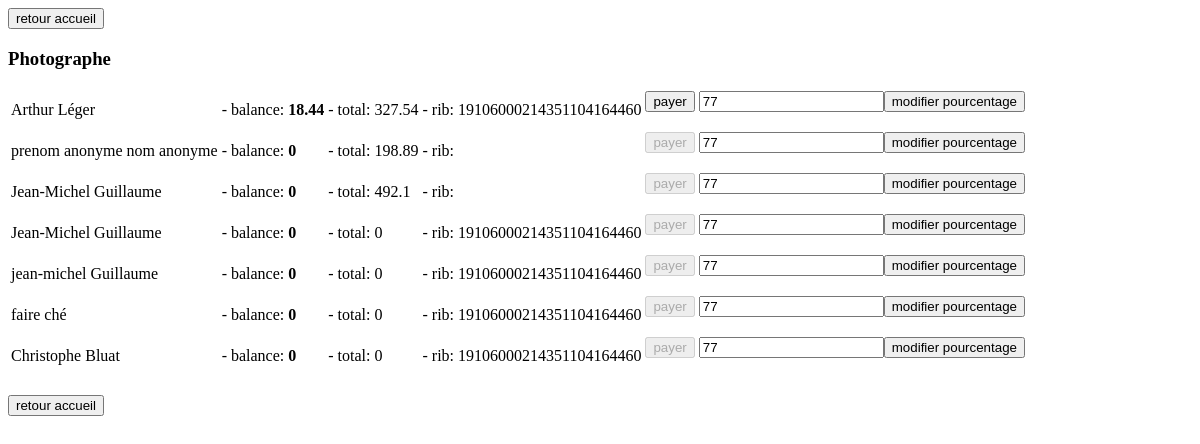
Before: /administration/photographe.php with the older database file.
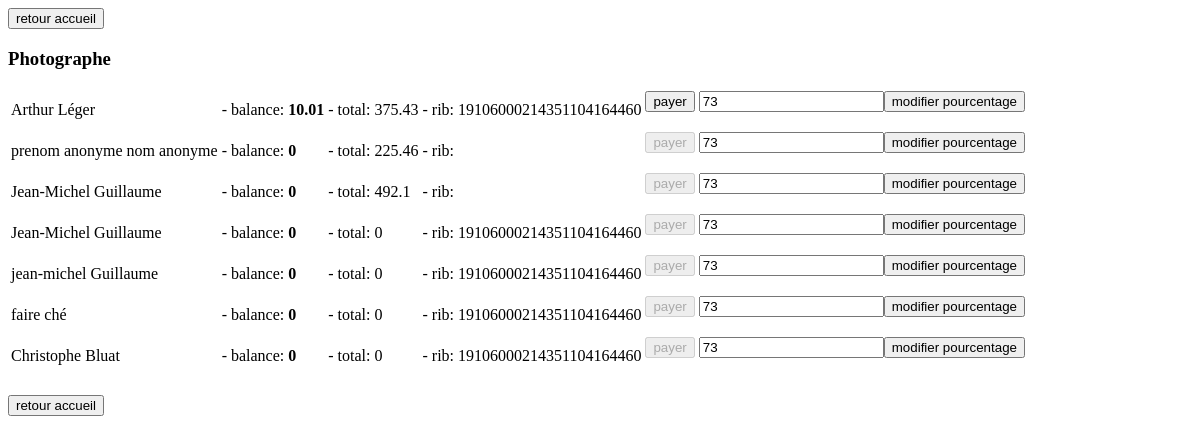
After: the same page with the newer database file.
### tables this page shows
CREATE TABLE IF NOT EXISTS `Photographe` (
  `photographeID` mediumint(8) unsigned NOT NULL auto_increment,
  `nomEntreprise` varchar(50) NOT NULL default '',
  `siren` varchar(50) NOT NULL default '',
  `telephone` varchar(20) NOT NULL default '',
  `siteWeb` varchar(50) NOT NULL default '',
  `home` varchar(100) NOT NULL default '',
  `pourcentage` tinyint(3) unsigned NOT NULL default '73',
  `rib_b` varchar(10) NOT NULL default '',
  `rib_g` varchar(10) NOT NULL default '',
  `rib_c` varchar(20) NOT NULL default '',
  `rib_k` varchar(5) NOT NULL default '',
  `bic` varchar(20) NOT NULL default '',
  `iban` varchar(30) NOT NULL default '',
  `id_utilisateur` mediumint(8) unsigned NOT NULL,
  PRIMARY KEY  (`photographeID`),
  KEY `fk_photographe_user` (`id_utilisateur`)
);

CREATE TABLE IF NOT EXISTS `Adresse` (
  `adresseID` mediumint(8) unsigned NOT NULL auto_increment,
  `nom` varchar(30) NOT NULL default '',
  `prenom` varchar(30) NOT NULL default '',
  `nomRue` varchar(50) NOT NULL default '',
  `complement` varchar(50) NOT NULL default '',
  `ville` varchar(50) NOT NULL default '',
  `codePostal` varchar(5) NOT NULL default '',
  `id_utilisateur` mediumint(8) unsigned NOT NULL,
  PRIMARY KEY  (`adresseID`),
  KEY `fk_adresse_utilisateur` (`id_utilisateur`)
);

### classes/modele/modele_dao/UtilisateurDAO.class.php (called while the page is built, shortened)
<?php
$dir_utilisateurdao_class_php = dirname(__FILE__);
include_once $dir_utilisateurdao_class_php . "/daophp5/DAO.class.php";
class UtilisateurDAO extends DAO{
	public function __construct() {
		$dsn = DBTYPE."://".DBUSER.":".DBPWD."@".DBHOST."/".DBPHOTOMENTIEL;
	}
	public function buildUtilisateurFromRow($row, $prefix = '', $pa = ''){
		$dir_utilisateurdao_class_php = dirname(__FILE__);
		include_once $dir_utilisateurdao_class_php . "/AdresseDAO.class.php";
		include_once $dir_utilisateurdao_class_php . "/../Adresse.class.php";
		$adao = new AdresseDAO();
		$adresse = $adao->buildAdresseFromRow($row, $pa);
		$id = $row->offsetGet($prefix . "utilisateurID");
		$email = htmlspecialchars($row->offsetGet($prefix . "email"));
		$dateInscription = htmlspecialchars($row->offsetGet($prefix . "dateInscription"));
		$mdp = htmlspecialchars($row->offsetGet($prefix . "mdp"));
		$actif = htmlspecialchars($row->offsetGet($prefix . "actif"));
		$pid = $row->offsetGet($prefix . "photographeID");
		$result = NULL;
		if(isset($pid)){
			$dirname = dirname(__FILE__);
			include_once $dirname . "/../Photographe.class.php";
			$result = new Photographe();
			$siren = htmlspecialchars($row->offsetGet($prefix . "siren"));
			$sw = htmlspecialchars($row->offsetGet($prefix . "siteWeb"));
			$tel = htmlspecialchars($row->offsetGet($prefix . "telephone"));
			$ne = htmlspecialchars($row->offsetGet($prefix . "nomEntreprise"));
			$home = htmlspecialchars($row->offsetGet($prefix . "home"));
			$rib_b = htmlspecialchars($row->offsetGet($prefix . "rib_b"));
			$rib_g = htmlspecialchars($row->offsetGet($prefix . "rib_g"));
			$rib_c = htmlspecialchars($row->offsetGet($prefix . "rib_c"));
			$rib_k = htmlspecialchars($row->offsetGet($prefix . "rib_k"));
			$bic = htmlspecialchars($row->offsetGet($prefix . "bic"));
			$iban = htmlspecialchars($row->offsetGet($prefix . "iban"));
			$pourcentage = $row->offsetGet($prefix . "pourcentage");
			$result->setHome($home);
			$result->setPhotographeID($pid);
			$result->setNomEntreprise($ne);
			$result->setTelephone($tel);
			$result->setSiteWeb($sw);
			$result->setSiren($siren);
			$result->setRIB_b($rib_b);
			$result->setRIB_g($rib_g);
			$result->setRIB_c($rib_c);
			$result->setRIB_k($rib_k);
			$result->setBIC($bic);
			$result->setIBAN($iban);
			$result->setPourcentage($pourcentage);
		}else{
			$result = new Utilisateur();
		}
		$result->setActif($actif);
		$result->setMDP($mdp);
		$result->setDateInscription($dateInscription);
		$result->setEmail($email);
		$result->setUtilisateurID($id);
		$result->setAdresse($adresse);
		return $result;
	}
}
?>

### classes/modele/modele_dao/daophp5/ConnectionCache.class.php (called while the page is built, shortened)
<?php
 class ConnectionCache {
	private $cache;
	private static $instance = null;
	private function __construct() {
		$this->cache = new ArrayObject();
	}
	public static function getInstance() {
		if(self::$instance == null) {
			self::$instance = new connectionCache();
		}
		return self::$instance;
	}
	public function setEntry($key, $conn) {
		$this->cache->offsetSet(md5($key), $conn);
	}
	public function isEntry($key) {
		$i = $this->cache->getIterator();
		return false;
	}
}
?>

### classes/modele/modele_dao/daophp5/ConnectionFactory.class.php (called while the page is built, shortened)
<?php
require_once("ConnectionCache.class.php");
class ConnectionFactory {
	public static function makeConnection($connStr) {
		$cache = connectionCache::getInstance();
		if($cache->isEntry($connStr)) {
			return $cache->getEntry($connStr);
		} else {
			$pattern = "/^([a-zA-Z]+):\/\/([a-zA-Z0-9]+):([a-zA-Z0-9_-]+)@([-.a-zA-Z0-9]+|[0-9]{1,3}\.[0-9]{1,3}\.[0-9]{1,3}\.[0-9]{1,3})\/([a-zA-Z0-9_]+)$/";
			if(!preg_match($pattern, $connStr, $matches)) {
				throw new ConnFactoryException('Connection string: '.$connStr.' not in correct format (dbtype://user:pass@host/dbname))');
			}
			list($match, $dbtype, $user, $pass, $host, $db) = $matches;
			switch(strtolower($dbtype)) {
				case "mysql":
					require_once("DataAccessMysql.class.php");
					$da = new DataAccessMysql($host, $user, $pass, $db);
					return $da;
					break;
			}
		}
	}
}
?>

### classes/modele/modele_dao/daophp5/DataAccessMysql.class.php (called while the page is built, shortened)
<?php
require_once("DataResultMysql.class.php");
require_once("ConnectionCache.class.php");
class DataAccessMysql implements DataAccess {
	protected $conn;
	public function connect($host, $user, $pass, $db) {
		if(!$this->conn = @mysql_connect($host, $user, $pass)) {
			$this->error = new DataAccessError("CONNECT", mysql_errno(), mysql_error());
			throw new DAOException('Could not connect to database, reason: '.$this->error->getErrorStr());
		}
		return true;
	}
	public function query($sql) {
		if(!$result = @mysql_query($sql, $this->conn)) {
			$this->error = new DataAccessError("QUERY", mysql_errno(), mysql_error());
			throw new DAOException('Could not execute query, reason: '.$this->error->getErrorStr());
		}
		return new DataResultMysql($result);
	}
}
?>

### classes/modele/Photographe.class.php (called while the page is built, shortened)
<?php
$dir_photographe_class_php = dirname(__FILE__);
include_once $dir_photographe_class_php . "/Utilisateur.class.php";
include_once $dir_photographe_class_php . "/modele_dao/PhotographeDAO.class.php";
class Photographe extends Utilisateur{
	public static function getPhotographes(){
		$daoPhotographe = new PhotographeDAO();
		return $daoPhotographe->getPhotographes();
	}
}
?>

### classes/modele/modele_dao/PhotographeDAO.class.php (called while the page is built, shortened)
<?php
$dir_photographedao_class_php = dirname(__FILE__);
include_once ($dir_photographedao_class_php . "/UtilisateurDAO.class.php");
class PhotographeDAO extends UtilisateurDAO{
	public function getPhotographes(){
		$query = "select * from Photographe as p, Utilisateur as u, Adresse as a where p.id_utilisateur = u.utilisateurID and a.id_utilisateur = u.utilisateurID";
		$tmp = $this->retrieve($query);
		return $this->extractArrayQuery($tmp, $this, "buildUtilisateurFromRow");
	}
}
?>

### classes/modele/modele_dao/daophp5/DAO.class.php (called while the page is built, shortened)
<?php
require_once("DataResult.class.php");
require_once("ConnectionFactory.class.php");
abstract class DAO {
	protected $da;
	public function __construct($connStr) {
		$this->da = ConnectionFactory::makeConnection($connStr);
	}
	public function retrieve($sql) {
		return $this->da->query($sql);
	}
}
?>

### classes/modele/modele_dao/daophp5/DataResultMysql.class.php (called while the page is built, shortened)
<?php
class DataResultMysql extends DataResult {
	private $format;
	public function __construct($result) {
		$this->result = $result;
		$this->format = self::DATA_RESULT_FORMAT_ASSOC;
	}
	protected function getRow() {
		if($row = mysql_fetch_array($this->result, $this->format)) {
			return new ArrayObject($row);
		}
		return false;
	}
	protected function dataSeek($row_num = 0) {
		return mysql_data_seek($this->result, $row_num);
	}
	public function getNumRows() {
		return mysql_num_rows($this->result);
	}
}
?>

### classes/modele/modele_dao/daophp5/DataResult.class.php (called while the page is built, shortened)
<?php
abstract class DataResult implements Iterator {
	protected $currentRow;
	protected $valid;
	 public function valid() {
		return $this->valid;
	}
	 public function current() {
		return $this->currentRow;
	}
	public function rewind() {
		if($this->dataSeek(0) !== false) {
        	return true;
		}
		return false;
	}
	public function next() {
		if(($this->currentRow = $this->getRow()) !== false) {
			$this->valid = true;
			return true;
		}
		$this->valid = false;
		return false;
	}
}
?>

### classes/modele/modele_dao/AdresseDAO.class.php (called while the page is built, shortened)
<?php
$dir_adressedao_class_php = dirname(__FILE__);
include_once $dir_adressedao_class_php . "/daophp5/DAO.class.php";
class AdresseDAO extends DAO{
	public function __construct() {
		$dsn = DBTYPE."://".DBUSER.":".DBPWD."@".DBHOST."/".DBPHOTOMENTIEL;
	}
	public function buildAdresseFromRow($row, $prefix = ''){
		$id = $row->offsetGet($prefix . "adresseID");
		$nom = htmlspecialchars($row->offsetGet($prefix . "nom"));
		$prenom = htmlspecialchars($row->offsetGet($prefix . "prenom"));
		$nomRue = htmlspecialchars($row->offsetGet($prefix . "nomRue"));
		$cmp = htmlspecialchars($row->offsetGet($prefix . "complement"));
		$ville = htmlspecialchars($row->offsetGet($prefix . "ville"));
		$cp = htmlspecialchars($row->offsetGet($prefix . "codePostal"));
		$idu = $row->offsetGet($prefix . "id_utilisateur");
		$result = new Adresse();
		$result->setAdresseID($id);
		$result->setNom($nom);
		$result->setPrenom($prenom);
		$result->setNomRue($nomRue);
		$result->setComplement($cmp);
		$result->setVille($ville);
		$result->setCodePostal($cp);
		$result->setID_Utilisateur($idu);
		return $result;
	}
}
?>

### classes/modele/Adresse.class.php (called while the page is built, shortened)
<?php
$dir_adresse_class_php = dirname(__FILE__);
include_once $dir_adresse_class_php . "/modele_dao/AdresseDAO.class.php";
?>

### classes/modele/modele_dao/AlbumDAO.class.php (called while the page is built, shortened)
<?php
$dir_albumdao_class_php = dirname(__FILE__);
include_once $dir_albumdao_class_php . "/daophp5/DAO.class.php";
include_once $dir_albumdao_class_php . "/PhotographeDAO.class.php";
class AlbumDAO extends DAO {
	public function buildAlbumFromRow($row, $prefix = ''){
		$id = $row->offsetGet($prefix . "albumID");
		$filigramme = htmlspecialchars($row->offsetGet($prefix . "filigramme"));
		$nom = htmlspecialchars($row->offsetGet($prefix . "nom"));
		$idp = $row->offsetGet($prefix . "id_photographe");
		$ide = $row->offsetGet($prefix . "id_evenement");
		$date = htmlspecialchars($row->offsetGet($prefix . "date"));
		$isp = $row->offsetGet($prefix . "isPublique");
		$etat = $row->offsetGet($prefix . "etat");
		$mod = $row->offsetGet($prefix . "module");
		$balance = $row->offsetGet($prefix . "balance");
		$gt = $row->offsetGet($prefix . "gainTotal");
		$mailing = $row->offsetGet($prefix . "mailing");
		$result = new Album();
		$result->setFiligramme($filigramme);
		$result->setAlbumID($id);
		$result->setNom($nom);
		$result->setID_Photographe($idp);
		$result->setID_Evenement($ide);
		$result->setDate($date);
		$result->setIsPublique($isp);
		$result->setEtat($etat);
		$result->setMailing($mailing);
		$result->setBalance($balance);
		$result->setGainTotal($gt);
		$result->setModule($mod);
		return $result;
	}
}
?>

### administration/photographe.php (the view, shortened to what this page needs)
<?php
$dir_administration_evenement_php = dirname(__FILE__);
include_once $dir_administration_evenement_php . "/../classes/modele/Photographe.class.php";
include $dir_administration_evenement_php . "/header.php";
?>
<form method="post" action="index.php">
	<input type="submit" value="retour accueil"/>
</form>
<h3>Photographe</h3>
<table>
<?php
$photographes = Photographe::getPhotographes();
foreach($photographes as $photographe){
	$balance = 0;
	$totalGain = 0;
	$albums = Album::getAlbumDepuisID_Photographe($photographe->getPhotographeID(), false);
	if($albums){
		foreach($albums as $album){
			$totalGain += $album->getGainTotal();
			$balance += $album->getBalance();
		}
	}
	if($balance>0){
		echo '<tr><td>' . $photographe->getAdresse()->getPrenom() . " " . $photographe->getAdresse()->getNom() . '</td><td> - balance: <b>' . $balance . '</b></td><td> - total: ' . $totalGain . '</td><td> - rib: ' . $photographe->getRIB_b() . $photographe->getRIB_g() . $photographe->getRIB_c() . $photographe->getRIB_k() . '</td><td><form method="post" action="dispatcher.php"><input type="hidden" name="action" value="payer"/><input type="hidden" name="id" value="' . $photographe->getPhotographeID() . '"/><input onclick="return confirm(\'Ceci remettra la balance du photographe et de tous ses albums à 0.\nContinuer?\');"  type="submit" value="payer"/></form></td><td><form method="post" action="dispatcher.php"><input type="hidden" name="action" value="modifier_photographe"/><input type="hidden" name="id" value="' . $photographe->getPhotographeID() . '"/><input type="text" name="pourcentage" value="'. $photographe->getPourcentage() . '"/><input type="submit" name="modifier" value="modifier pourcentage"/></form></td></tr>' . "\n";
	}else{
		echo '<tr><td>' . $photographe->getAdresse()->getPrenom() . " " . $photographe->getAdresse()->getNom() . '</td><td> - balance: <b>' . $balance . '</b></td><td> - total: ' . $totalGain . '</td><td> - rib: ' . $photographe->getRIB_b() . $photographe->getRIB_g() . $photographe->getRIB_c() . $photographe->getRIB_k() . '</td><td><form method="post" action="dispatcher.php"><input type="hidden" name="action" value="payer"/><input type="hidden" name="id" value="' . $photographe->getPhotographeID() . '"/><input onclick="return confirm(\'Ceci remettra la balance du photographe et de tous ses albums à 0.\nContinuer?\');" disabled  type="submit" value="payer"/></form></td><td><form method="post" action="dispatcher.php"><input type="hidden" name="action" value="modifier_photographe"/><input type="hidden" name="id" value="' . $photographe->getPhotographeID() . '"/><input type="text" name="pourcentage" value="'. $photographe->getPourcentage() . '"/><input type="submit" name="modifier" value="modifier pourcentage"/></form></td></tr>' . "\n";
	}
}
?>
</table><br/>
<form method="post" action="index.php">
	<input type="submit" value="retour accueil"/>
</form>
<?php
include $dir_administration_evenement_php . "/footer.php";
?>

### administration/header.php (shortened to what this page needs)
<html xmlns="http://www.w3.org/1999/xhtml" lang="fr_FR" xml:lang="fr_FR">
 <head>
</head>
<body>

Changed rows visible on the page:
changed photographe "Arthur": balance "18.44" → "10.01"; totalGain "327.54" → "375.43"; pourcentage "77" → "73"
changed photographe "prenom anonyme": totalGain "198.89" → "225.46"; pourcentage "77" → "73"
changed photographe (number 3 of 7 on the later page): pourcentage "77" → "73"
changed photographe (number 4 of 7 on the later page): pourcentage "77" → "73"
changed photographe "jean-michel": pourcentage "77" → "73"
changed photographe "faire": pourcentage "77" → "73"
changed photographe "Christophe": pourcentage "77" → "73"
